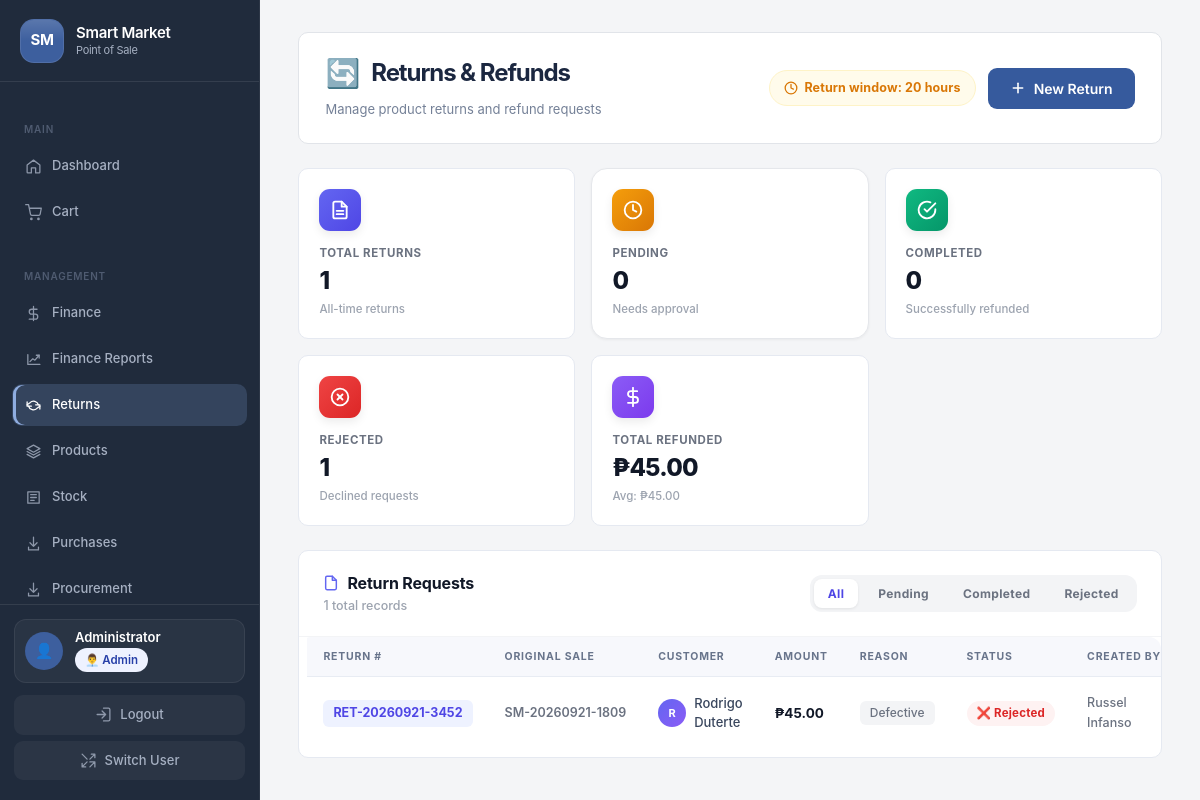
Screenshot of /admin.php?page=returns (signed in) with the database file from the repository.
### tables this page shows
CREATE TABLE `settings` (
  `id` int(11) NOT NULL,
  `setting_key` varchar(50) NOT NULL,
  `setting_value` varchar(255) NOT NULL,
  `updated_at` timestamp NOT NULL DEFAULT current_timestamp() ON UPDATE current_timestamp()
);

CREATE TABLE `returns` (
  `id` int(11) NOT NULL,
  `return_number` varchar(50) NOT NULL,
  `original_sale_id` int(11) NOT NULL,
  `return_date` datetime DEFAULT current_timestamp(),
  `subtotal` decimal(12,2) NOT NULL DEFAULT 0.00,
  `tax` decimal(12,2) NOT NULL DEFAULT 0.00,
  `total_refund` decimal(12,2) NOT NULL DEFAULT 0.00,
  `reason` varchar(50) NOT NULL,
  `notes` text DEFAULT NULL,
  `status` enum('pending','approved','rejected','completed') DEFAULT 'pending',
  `user_id` int(11) NOT NULL,
  `approved_by` int(11) DEFAULT NULL,
  `created_at` timestamp NOT NULL DEFAULT current_timestamp(),
  `updated_at` timestamp NOT NULL DEFAULT current_timestamp() ON UPDATE current_timestamp()
);

CREATE TABLE `sales` (
  `id` int(11) NOT NULL,
  `invoice_number` varchar(50) NOT NULL,
  `user_id` int(11) DEFAULT NULL,
  `customer_id` int(11) DEFAULT NULL,
  `subtotal` decimal(10,2) DEFAULT 0.00,
  `tax` decimal(10,2) DEFAULT 0.00,
  `total_amount` decimal(10,2) NOT NULL,
  `sale_date` timestamp NOT NULL DEFAULT current_timestamp(),
  `payment_method` varchar(20) DEFAULT 'cash',
  `amount_paid` decimal(10,2) DEFAULT 0.00,
  `change_amount` decimal(10,2) DEFAULT 0.00,
  `discount_amount` decimal(10,2) DEFAULT 0.00,
  `loyalty_points_used` int(11) DEFAULT 0
);

CREATE TABLE `customers` (
  `id` int(11) NOT NULL,
  `name` varchar(100) NOT NULL,
  `email` varchar(100) DEFAULT NULL,
  `phone` varchar(20) DEFAULT NULL,
  `created_at` timestamp NOT NULL DEFAULT current_timestamp(),
  `loyalty_points` int(11) DEFAULT 0
);

CREATE TABLE `users` (
  `id` int(11) NOT NULL,
  `username` varchar(50) NOT NULL,
  `password` varchar(255) NOT NULL,
  `full_name` varchar(100) NOT NULL,
  `role` varchar(255) DEFAULT 'cashier',
  `created_at` timestamp NOT NULL DEFAULT current_timestamp(),
  `last_activity` timestamp NOT NULL DEFAULT current_timestamp()
);

### views/pages/returns.php (the view, shortened to what the rows shown need)
<?php
switch ('returns'):
case 'returns':
    $returns = $returnManager->getAllReturns();
    $returnStats = $returnManager->getReturnStats();
    $canCreate = canAccess('returns_create') || isAdmin();
    $return_hours = getSetting('return_hours', 20);
    ?>
    <div class="returns-page-header">
        <div class="returns-page-header-left">
            <h2 class="returns-page-title">
                <span class="returns-page-icon">🔄</span>
                Returns & Refunds
            </h2>
            <p class="returns-page-subtitle">Manage product returns and refund requests</p>
        </div>
        <div class="returns-page-header-actions">
            <span class="returns-time-badge">
                <svg width="14" height="14" viewBox="0 0 24 24" fill="none" stroke="currentColor" stroke-width="2.2" stroke-linecap="round" stroke-linejoin="round">
                    <circle cx="12" cy="12" r="10"></circle>
                    <polyline points="12 6 12 12 16 14"></polyline>
                </svg>
                Return window: <?php echo $return_hours; ?> hours
            </span>
            <?php if ($canCreate): ?>
            <button class="returns-btn-primary no-print" onclick="showCreateReturn()">
                <svg width="16" height="16" viewBox="0 0 24 24" fill="none" stroke="currentColor" stroke-width="2.4" stroke-linecap="round" stroke-linejoin="round">
                    <line x1="12" y1="5" x2="12" y2="19"></line>
                    <line x1="5" y1="12" x2="19" y2="12"></line>
                </svg>
                New Return
            </button>
            <?php endif; ?>
        </div>
    </div>
    <div class="returns-stats-grid">
        <div class="returns-stat-card">
            <div class="returns-stat-icon" style="background: linear-gradient(135deg, #6366F1 0%, #4F46E5 100%);">
            </div>
            <div class="returns-stat-label">Total Returns</div>
            <div class="returns-stat-value"><?php echo $returnStats['total']; ?></div>
            <div class="returns-stat-footer">All-time returns</div>
        </div>
        <div class="returns-stat-card <?php echo $returnStats['pending'] > 0 ? 'returns-stat-warning' : ''; ?>">
            <div class="returns-stat-icon" style="background: linear-gradient(135deg, #F59E0B 0%, #D97706 100%);">
                <svg width="20" height="20" viewBox="0 0 24 24" fill="none" stroke="white" stroke-width="2.2" stroke-linecap="round" stroke-linejoin="round">
                    <circle cx="12" cy="12" r="10"></circle>
                    <polyline points="12 6 12 12 16 14"></polyline>
                </svg>
            </div>
            <div class="returns-stat-label">Pending</div>
            <div class="returns-stat-value"><?php echo $returnStats['pending']; ?></div>
            <div class="returns-stat-footer">Needs approval</div>
        </div>
        <div class="returns-stat-card">
            <div class="returns-stat-icon" style="background: linear-gradient(135deg, #10B981 0%, #059669 100%);">
                <svg width="20" height="20" viewBox="0 0 24 24" fill="none" stroke="white" stroke-width="2.2" stroke-linecap="round" stroke-linejoin="round">
                    <path d="M22 11.08V12a10 10 0 1 1-5.93-9.14"></path>
                    <polyline points="22 4 12 14.01 9 11.01"></polyline>
                </svg>
            </div>
            <div class="returns-stat-label">Completed</div>
            <div class="returns-stat-value"><?php echo $returnStats['completed']; ?></div>
            <div class="returns-stat-footer">Successfully refunded</div>
        </div>
        <div class="returns-stat-card">
            <div class="returns-stat-icon" style="background: linear-gradient(135deg, #EF4444 0%, #DC2626 100%);">
                <svg width="20" height="20" viewBox="0 0 24 24" fill="none" stroke="white" stroke-width="2.2" stroke-linecap="round" stroke-linejoin="round">
                    <circle cx="12" cy="12" r="10"></circle>
                    <line x1="15" y1="9" x2="9" y2="15"></line>
                    <line x1="9" y1="9" x2="15" y2="15"></line>
                </svg>
            </div>
            <div class="returns-stat-label">Rejected</div>
            <div class="returns-stat-value"><?php echo $returnStats['rejected']; ?></div>
            <div class="returns-stat-footer">Declined requests</div>
        </div>
        <div class="returns-stat-card">
            <div class="returns-stat-icon" style="background: linear-gradient(135deg, #8B5CF6 0%, #7C3AED 100%);">
                <svg width="20" height="20" viewBox="0 0 24 24" fill="none" stroke="white" stroke-width="2.2" stroke-linecap="round" stroke-linejoin="round">
                    <line x1="12" y1="1" x2="12" y2="23"></line>
                    <path d="M17 5H9.5a3.5 3.5 0 0 0 0 7h5a3.5 3.5 0 0 1 0 7H6"></path>
                </svg>
            </div>
            <div class="returns-stat-label">Total Refunded</div>
            <div class="returns-stat-value">₱<?php echo number_format($returnStats['total_refunded'], 2); ?></div>
            <div class="returns-stat-footer">Avg: ₱<?php echo number_format($returnStats['avg_refund'], 2); ?></div>
        </div>
    </div>
    <div class="returns-table-card">
        <div class="returns-table-header">
            <div>
                <div class="returns-table-title">
                    <svg width="16" height="16" viewBox="0 0 24 24" fill="none" stroke="currentColor" stroke-width="2.2" stroke-linecap="round" stroke-linejoin="round">
                        <path d="M14 2H6a2 2 0 0 0-2 2v16a2 2 0 0 0 2 2h12a2 2 0 0 0 2-2V8z"></path>
                        <polyline points="14 2 14 8 20 8"></polyline>
                    </svg>
                    Return Requests
                </div>
                <div class="returns-table-subtitle"><?php echo count($returns); ?> total records</div>
            </div>
            <div class="returns-filter-group">
                <button class="returns-filter-btn active" onclick="filterReturns('all', this)">All</button>
                <button class="returns-filter-btn" onclick="filterReturns('pending', this)">Pending</button>
                <button class="returns-filter-btn" onclick="filterReturns('completed', this)">Completed</button>
                <button class="returns-filter-btn" onclick="filterReturns('rejected', this)">Rejected</button>
            </div>
        </div>
        <?php if (!empty($returns)): ?>
        <div class="returns-table-wrap">
            <table class="returns-table">
                <thead>
                    <tr>
                        <th>Return #</th>
                        <th>Original Sale</th>
                        <th>Customer</th>
                        <th>Amount</th>
                        <th>Reason</th>
                        <th>Status</th>
                        <th>Created By</th>
                    </tr>
                </thead>
                <tbody id="returnsTableBody">
                    <?php foreach ($returns as $r): ?>
                    <tr data-status="<?php echo $r['status']; ?>">
                        <td>
                            <span class="returns-invoice"><?php echo htmlspecialchars($r['return_number']); ?></span>
                        </td>
                        <td>
                            <span class="returns-sale"><?php echo htmlspecialchars($r['original_invoice'] ?? 'N/A'); ?></span>
                        </td>
                        <td>
                            <div class="returns-customer">
                                <div class="returns-customer-avatar"><?php echo strtoupper(substr($r['customer_name'] ?? 'W', 0, 1)); ?></div>
                                <span><?php echo htmlspecialchars($r['customer_name'] ?? 'Walk-in'); ?></span>
                            </div>
                        </td>
                        <td>
                            <strong class="returns-amount">₱<?php echo number_format($r['total_refund'], 2); ?></strong>
                        </td>
                        <td>
                            <span class="returns-reason"><?php echo htmlspecialchars($r['reason']); ?></span>
                        </td>
                        <td>
                            <?php
                            $status = $r['status'];
                            $status_class = 'returns-badge-' . $status;
                            $status_icons = [
                                'pending' => '⏳',
                                'approved' => '✅',
                                'completed' => '✅',
                                'rejected' => '❌'
                            ];
                            $status_icon = $status_icons[$status] ?? '📋';
                            ?>
                            <span class="returns-badge <?php echo $status_class; ?>">
                                <?php echo $status_icon; ?> <?php echo ucfirst($status); ?>
                            </span>
                        </td>
                        <td>
                            <span class="returns-created-by"><?php echo htmlspecialchars($r['created_by_name'] ?? 'N/A'); ?></span>
                        </td>
                    </tr>
                    <?php endforeach; ?>
                </tbody>
            </table>
        </div>
        <?php endif; ?>
    </div>
    <?php
break;
endswitch;

### rows the page displays
settings: setting_value "20"
returns: return_number "RET-20260921-3452", original_sale.invoice_number "SM-20260921-1809", customers.name "R", customers.name "Rodrigo Duterte", total_refund "45.00", reason "Defective", status "❌", status "Rejected", user.full_name "Russel Infanso"

### other values shown
$store_name "Smart Market"
$_SESSION['full_name'] "Administrator"
getRoleLabel($_SESSION['role']) "👨‍💼 Admin"
$returnStats['total'] "1"
$returnStats['pending'] "0"
$returnStats['completed'] "0"
$returnStats['rejected'] "1"
$returnStats['total_refunded'] "45.00"
$returnStats['avg_refund'] "45.00"
count($returns) "1"
